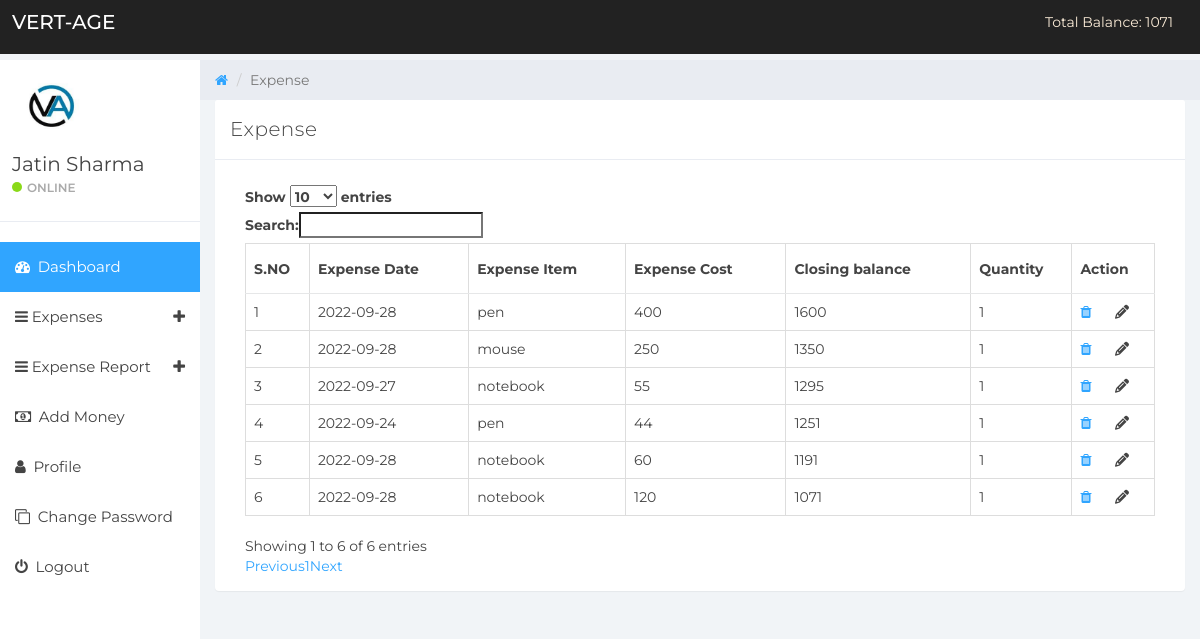
The page /manage-expense.php (signed in) on the database its author committed.
### tables this page shows
CREATE TABLE `add_money` (
  `id` int(11) NOT NULL,
  `Money` varchar(250) NOT NULL,
  `UserId` varchar(250) NOT NULL
);

CREATE TABLE `tbluser` (
  `ID` int(10) NOT NULL,
  `FullName` varchar(150) DEFAULT NULL,
  `Email` varchar(200) DEFAULT NULL,
  `MobileNumber` bigint(10) DEFAULT NULL,
  `Password` varchar(200) DEFAULT NULL,
  `RegDate` timestamp NOT NULL DEFAULT current_timestamp()
);

CREATE TABLE `tblexpense` (
  `ID` int(10) NOT NULL,
  `UserId` int(10) NOT NULL,
  `ExpenseDate` date DEFAULT NULL,
  `ExpenseItem` varchar(200) DEFAULT NULL,
  `Opening_balance` varchar(250) NOT NULL,
  `ExpenseCost` int(250) DEFAULT NULL,
  `Closing_balance` varchar(250) NOT NULL,
  `Quantity` varchar(250) NOT NULL,
  `NoteDate` timestamp NULL DEFAULT current_timestamp()
);

### manage-expense.php (the view, shortened to what this page needs)
  <?php
include('includes/dbconnection.php');
if (strlen($_SESSION['detsuid']==0)) {
  header('location:logout.php');
  } else{
?>
<!DOCTYPE html>
<html>
<head>
	<link href="//maxcdn.bootstrapcdn.com/bootstrap/3.3.4/css/bootstrap.min.css" rel="stylesheet">
	<link rel="stylesheet" href="https://cdnjs.cloudflare.com/ajax/libs/font-awesome/6.1.2/css/all.min.css" />
	<link href="css/font-awesome.min.css" rel="stylesheet">
	<link href="css/datepicker3.css" rel="stylesheet">
	<link href="css/styles.css" rel="stylesheet">
</head>
<body>
	<?php include_once('includes/header.php');?>
	<?php include_once('includes/sidebar.php');?>
	<div class="col-sm-9 col-sm-offset-3 col-lg-10 col-lg-offset-2 main">
		<div class="row">
			<ol class="breadcrumb">
				<li><a href="dashboard.php">
					<em class="fa fa-home"></em>
				</a></li>
				<li class="active">Expense</li>
			</ol>
		</div>
		<div class="row">
			<div class="col-lg-12">
				<div class="panel panel-default">
					<div class="panel-heading">Expense</div>
					<div class="panel-body">
						<div class="col-md-12">
							<div class="table-responsive">
            <table class="table table-bordered mg-b-0" id="example" >
              <thead>
                <tr>
                  <th>S.NO</th>
                  <th>Expense Date</th>
                  <th>Expense Item</th>
                  <th>Expense Cost</th>
                  <th>Closing balance</th>
                  <th>Quantity</th>
                  <th>Action</th>
                </tr>
              </thead>
              <tbody>
            <?php
              $userid=$_SESSION['detsuid'];
							$ret=mysqli_query($con,"select * from tblexpense where UserId='$userid'");
							$cnt=1;
							while ($row=mysqli_fetch_array($ret)) {
            ?>
                <tr>
                  <td><?php echo $cnt;?><input type="hidden" class="id" value="<?php  echo $cnt;?>"></td>
                  <td><?php  echo $row['ExpenseDate'];?></td>
                  <td><?php  echo $row['ExpenseItem'];?></td>
                  <td><?php  echo $row['ExpenseCost'];?><input type="hidden" class="cost" value="<?php  echo $row['ExpenseCost'];?>"></td>
                  <td><?php  echo $row['Closing_balance'];?></td>
                  <td><?php  echo $row['Quantity'];?><input type="hidden" class="quantity" id="ii"  value="<?php  echo $row['Quantity'];?>"></td>
                  <td><a href="manage-expense.php?delid=<?php echo $row['ID'];?>"  onclick="return confirm('Are you sure you want to delete this item?');"><i class="fa fa-trash" aria-hidden="true"></i></a>
                  <button type="button" class="   edit_data" id= "<?php echo $row['ID'];?>" data-toggle="modal" data-target="#exampleModal" style="display: contents;float: right; "><i class="fas fa-pencil-alt" style="margin-left: 20px;"></i></button>
                </tr>
                <?php
									$cnt=$cnt+1;
									}?>
              </tbody>
            </table>
          </div>
						</div>
					</div>
				</div>
			</div>
		</div>
	</div>
</body>
</html>
<?php  wh_log($log_msg); }  ?>

### includes/header.php (shortened to what this page needs)
<?php
include('includes/dbconnection.php');
?>
    <nav class="navbar navbar-inverse navbar-fixed-top" role="navigation">
        <div class="container-fluid">
            <div class="navbar-header" style="padding: 12px;">
                <a class="navbar-brand" href="dashboard.php" style="position:absolute;padding: initial;">Vert-age</a>
                <?php
                    $userid=$_SESSION['detsuid'];
                 $select="SELECT `Money` as sum FROM `add_money`  where (UserId='$userid') ";
                                    $ret1=mysqli_query($con,$select);
                                    $row1=mysqli_fetch_array($ret1);   ?>
                <p style="float: right;color: antiquewhite;">Total Balance: <?php  echo $row1['sum']; ?></p>
            </div>
        </div>
    </nav>

### includes/sidebar.php (shortened to what this page needs)
<?php
include('includes/dbconnection.php');
?>
<div id="sidebar-collapse" class="col-sm-3 col-lg-2 sidebar">
        <div class="profile-sidebar">
            <div class="profile-userpic">
                <img src="assets/images/vertage.jpg" class="img-responsive" alt="">
            </div>
            <div class="profile-usertitle">
                <?php
$uid=$_SESSION['detsuid'];
$ret=mysqli_query($con,"select FullName from tbluser where ID='$uid'");
$row=mysqli_fetch_array($ret);
$name=$row['FullName'];
?>
                <div class="profile-usertitle-name"><?php echo $name; ?></div>
                <div class="profile-usertitle-status"><span class="indicator label-success"></span>Online</div>
            </div>
        </div>
        <ul class="nav menu">
            <li class="active"><a href="dashboard.php"><em class="fa fa-dashboard">&nbsp;</em> Dashboard</a></li>
            <li class="parent "><a data-toggle="collapse" href="#sub-item-1">
                <em class="fa fa-navicon">&nbsp;</em>Expenses <span data-toggle="collapse" href="#sub-item-1" class="icon pull-right"><em class="fa fa-plus"></em></span>
                </a>
            </li>
  <li class="parent "><a data-toggle="collapse" href="#sub-item-2">
                <em class="fa fa-navicon">&nbsp;</em>Expense Report <span data-toggle="collapse" href="#sub-item-1" class="icon pull-right"><em class="fa fa-plus"></em></span>
                </a>
            </li>
            <li><a href="Add_Money.php"><em class="fa fa-money">&nbsp;</em> Add Money</a></li>
            <li><a href="user-profile.php"><em class="fa fa-user">&nbsp;</em> Profile</a></li>
             <li><a href="change-password.php"><em class="fa fa-clone">&nbsp;</em> Change Password</a></li>
<li><a href="logout.php"><em class="fa fa-power-off">&nbsp;</em> Logout</a></li>
        </ul>
    </div>

### css/styles.css (style rules this page uses)
body { background: #f1f4f7; padding-top: 60px; font-size: 14px; color: #444444; font-family: "Montserrat", "Helvetica Neue", Helvetica, Arial, sans-serif; }
p { color: #777; }
a, a:hover, a:focus { color: #30a5ff; }
.navbar-header .navbar-brand { color: #fff; font-size: 20px; text-transform: uppercase; font-weight: 500; height: 60px; padding-top: 18px; }
.label-success { background-color: #8ad919; }
.panel { border: 0; }
.panel-heading { font-size: 20px; font-weight: 300; letter-spacing: 0.025em; height: 60px; line-height: 38px; }
.panel-default .panel-heading { background: #fff; border-bottom: 1px solid #e9ecf2; color: #444444; }
.navbar { border: 0; }
.sidebar { display: block; padding: 0; display: none; box-shadow: none; background: #fff; }
.sidebar ul { margin: 20px 0px; }
@media (min-width: 768px) { .sidebar { display: block; position: fixed; top: 60px; bottom: 0; left: 0; z-index: 1000; display: block; margin: 0; padding: 0; overflow-x: hidden; overflow-y: auto; } }
@media (min-width: 768px) { .navbar-header { width: 100%; } }
.sidebar ul.nav .active a, .sidebar ul.nav li.parent a.active, .sidebar ul.nav .active > a:hover, .sidebar ul.nav li.parent a.active:hover, .sidebar ul.nav .active > a:focus, .sidebar ul.nav li.parent a.active:focus { color: #fff; background-color: #30a5ff; }
.sidebar ul.nav li a { height: 50px; font-size: 15px; line-height: 2em; color: #444444; }
.profile-sidebar { padding: 10px 0; border-bottom: 1px solid #e9ecf2; }
.indicator { width: 10px; height: 10px; display: inline-block; border-radius: 9999px; margin-right: 5px; }
.profile-userpic img { float: left; margin: 2px 0px 0px 15px; width: 73px; height: 68px; border-radius: 9999px !important; }
.profile-usertitle { float: left; text-align: left; margin: 10px 0 0 12px; }
.profile-usertitle-name { font-size: 20px; margin-bottom: 0px; }
.profile-usertitle-status { text-transform: uppercase; color: #AAA; font-size: 12px; font-weight: 600; margin-bottom: 15px; }
.breadcrumb { border-radius: 0; padding: 10px 15px 10px 15px; background: #e9ecf2; margin: 0; }
.table { background: #fff; }
.table > thead > tr > th { border-bottom: 1px solid #e6e7e8; vertical-align: middle; height: 50px; }

### rows shown on the page
add_money: Money "1071"
tbluser: FullName "Jatin Sharma"
tblexpense: ExpenseDate "2022-09-28", ExpenseItem "pen", ExpenseCost "400", Closing_balance "1600", Quantity "1"
tblexpense: ExpenseDate "2022-09-28", ExpenseItem "mouse", ExpenseCost "250", Closing_balance "1350", Quantity "1"
tblexpense: ExpenseDate "2022-09-27", ExpenseItem "notebook", ExpenseCost "55", Closing_balance "1295", Quantity "1"
tblexpense: ExpenseDate "2022-09-24", ExpenseItem "pen", ExpenseCost "44", Closing_balance "1251", Quantity "1"
tblexpense: ExpenseDate "2022-09-28", ExpenseItem "notebook", ExpenseCost "60", Closing_balance "1191", Quantity "1"
tblexpense: ExpenseDate "2022-09-28", ExpenseItem "notebook", ExpenseCost "120", Closing_balance "1071", Quantity "1"
